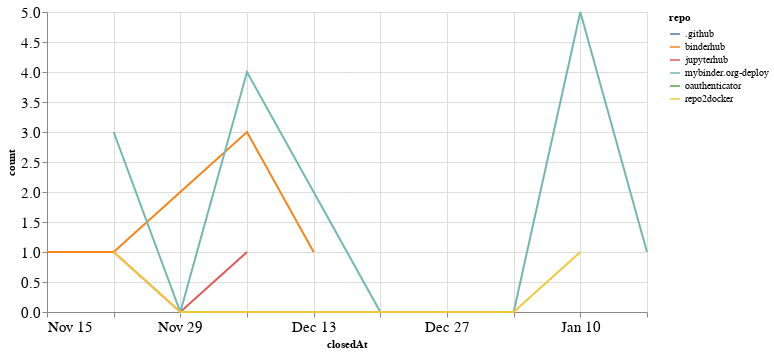

Notebook code for this chart:
### Code cell
closed_by_time = closed_by.groupby('repo').resample('W', on='closedAt').count()['author'].reset_index()
closed_by_time = closed_by_time.rename(columns={'author': 'count'})

alt.Chart(closed_by_time, width=600).mark_line().encode(
    x='closedAt',
    y='count',
    color='repo',
    tooltip="repo"
)

### Figure 1 — Vega-Lite specification as saved in the notebook (floating-point values rounded to 4 significant figures)
{"config": {"axisLeft": {"labelFontSize": 15}, "axisBottom": {"labelFontSize": 15}}, "data": {"name": "data-f1e8bf13f08d8f1c209d08a7608f0e01"}, "mark": "line", "encoding": {"color": {"type": "nominal", "field": "repo"}, "tooltip": {"type": "nominal", "field": "repo"}, "x": {"type": "temporal", "field": "closedAt"}, "y": {"type": "quantitative", "field": "count"}}, "width": 600, "$schema": "https://vega.github.io/schema/vega-lite/v4.8.1.json", "datasets": {"data-f1e8bf13f08d8f1c209d08a7608f0e01": [{"repo": ".github", "closedAt": "2020-12-06T00:00:00", "count": 1}, {"repo": "binderhub", "closedAt": "2020-11-15T00:00:00", "count": 1}, {"repo": "binderhub", "closedAt": "2020-11-22T00:00:00", "count": 1}, {"repo": "binderhub", "closedAt": "2020-11-29T00:00:00", "count": 2}, {"repo": "binderhub", "closedAt": "2020-12-06T00:00:00", "count": 3}, {"repo": "binderhub", "closedAt": "2020-12-13T00:00:00", "count": 1}, {"repo": "jupyterhub", "closedAt": "2020-11-22T00:00:00", "count": 1}, {"repo": "jupyterhub", "closedAt": "2020-11-29T00:00:00", "count": 0}, {"repo": "jupyterhub", "closedAt": "2020-12-06T00:00:00", "count": 1}, {"repo": "mybinder.org-deploy", "closedAt": "2020-11-22T00:00:00", "count": 3}, {"repo": "mybinder.org-deploy", "closedAt": "2020-11-29T00:00:00", "count": 0}, {"repo": "mybinder.org-deploy", "closedAt": "2020-12-06T00:00:00", "count": 4}, {"repo": "mybinder.org-deploy", "closedAt": "2020-12-13T00:00:00", "count": 2}, {"repo": "mybinder.org-deploy", "closedAt": "2020-12-20T00:00:00", "count": 0}, {"repo": "mybinder.org-deploy", "closedAt": "2020-12-27T00:00:00", "count": 0}, {"repo": "mybinder.org-deploy", "closedAt": "2021-01-03T00:00:00", "count": 0}, {"repo": "mybinder.org-deploy", "closedAt": "2021-01-10T00:00:00", "count": 5}, {"repo": "mybinder.org-deploy", "closedAt": "2021-01-17T00:00:00", "count": 1}, {"repo": "oauthenticator", "closedAt": "2020-11-22T00:00:00", "count": 1}, {"repo": "repo2docker", "closedAt": "2020-11-22T00:00:00", "count": 1}, {"repo": "repo2docker", "closedAt": "2020-11-29T00:00:00", "count": 0}, {"repo": "repo2docker", "closedAt": "2020-12-06T00:00:00", "count": 0}, {"repo": "repo2docker", "closedAt": "2020-12-13T00:00:00", "count": 0}, {"repo": "repo2docker", "closedAt": "2020-12-20T00:00:00", "count": 0}, {"repo": "repo2docker", "closedAt": "2020-12-27T00:00:00", "count": 0}, {"repo": "repo2docker", "closedAt": "2021-01-03T00:00:00", "count": 0}, {"repo": "repo2docker", "closedAt": "2021-01-10T00:00:00", "count": 1}]}}
